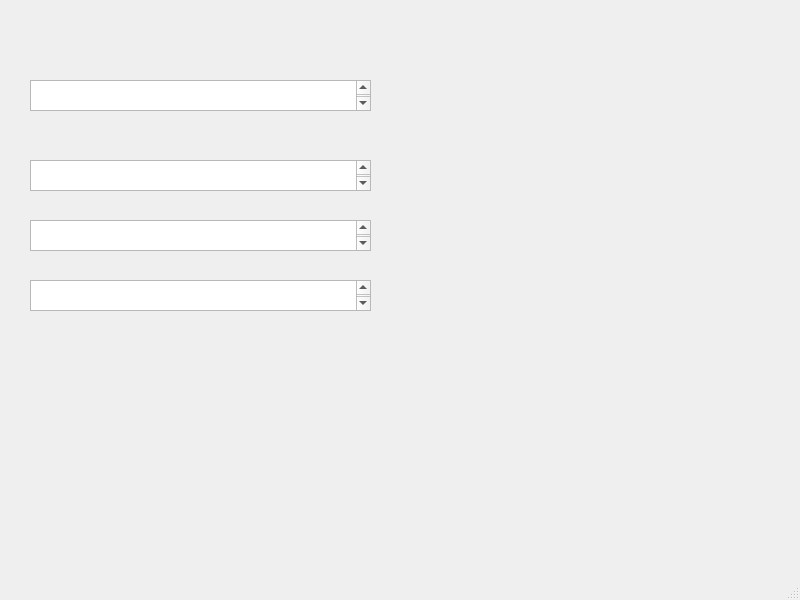
<?xml version="1.0" encoding="UTF-8"?>
<ui version="4.0">
 <class>FilterWindow</class>
 <widget class="QMainWindow" name="FilterWindow">
  <property name="geometry">
   <rect>
    <x>0</x>
    <y>0</y>
    <width>800</width>
    <height>600</height>
   </rect>
  </property>
  <property name="windowTitle">
   <string>MainWindow</string>
  </property>
  <widget class="QWidget" name="centralwidget">
   <widget class="QTextEdit" name="Id">
    <property name="geometry">
     <rect>
      <x>30</x>
      <y>80</y>
      <width>341</width>
      <height>31</height>
     </rect>
    </property>
    <property name="font">
     <font>
      <family>Times New Roman</family>
      <pointsize>14</pointsize>
     </font>
    </property>
   </widget>
   <widget class="QTextEdit" name="porchaseOrder">
    <property name="geometry">
     <rect>
      <x>30</x>
      <y>160</y>
      <width>341</width>
      <height>31</height>
     </rect>
    </property>
    <property name="font">
     <font>
      <family>Times New Roman</family>
      <pointsize>14</pointsize>
     </font>
    </property>
   </widget>
   <widget class="QTextEdit" name="RegistryNumber">
    <property name="geometry">
     <rect>
      <x>30</x>
      <y>220</y>
      <width>341</width>
      <height>31</height>
     </rect>
    </property>
    <property name="font">
     <font>
      <family>Times New Roman</family>
      <pointsize>14</pointsize>
     </font>
    </property>
   </widget>
   <widget class="QTextEdit" name="ProcurementMethod">
    <property name="geometry">
     <rect>
      <x>30</x>
      <y>280</y>
      <width>341</width>
      <height>31</height>
     </rect>
    </property>
    <property name="font">
     <font>
      <family>Times New Roman</family>
      <pointsize>14</pointsize>
     </font>
    </property>
   </widget>
  </widget>
  <widget class="QMenuBar" name="menubar">
   <property name="geometry">
    <rect>
     <x>0</x>
     <y>0</y>
     <width>800</width>
     <height>22</height>
    </rect>
   </property>
  </widget>
  <widget class="QStatusBar" name="statusbar"/>
 </widget>
 <resources/>
 <connections/>
</ui>
